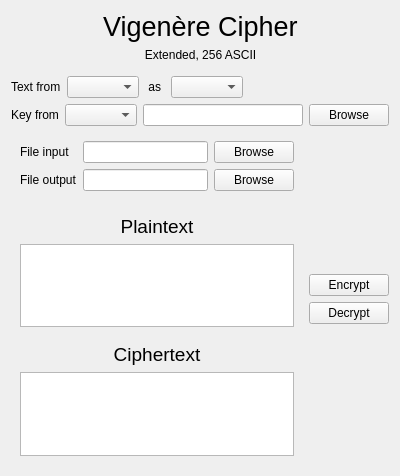
<?xml version="1.0" encoding="UTF-8"?>
<ui version="4.0">
 <class>Vigenere256AsciiWidget</class>
 <widget class="QWidget" name="Vigenere256AsciiWidget">
  <property name="geometry">
   <rect>
    <x>0</x>
    <y>0</y>
    <width>400</width>
    <height>476</height>
   </rect>
  </property>
  <property name="windowTitle">
   <string>Form</string>
  </property>
  <layout class="QVBoxLayout" name="verticalLayout_2">
   <item>
    <layout class="QHBoxLayout" name="horizontalLayout_2">
     <property name="sizeConstraint">
      <enum>QLayout::SetFixedSize</enum>
     </property>
     <property name="bottomMargin">
      <number>8</number>
     </property>
     <item>
      <spacer name="horizontalSpacer">
       <property name="orientation">
        <enum>Qt::Horizontal</enum>
       </property>
       <property name="sizeHint" stdset="0">
        <size>
         <width>40</width>
         <height>20</height>
        </size>
       </property>
      </spacer>
     </item>
     <item>
      <layout class="QVBoxLayout" name="verticalLayout_3">
       <property name="sizeConstraint">
        <enum>QLayout::SetFixedSize</enum>
       </property>
       <item>
        <widget class="QLabel" name="label">
         <property name="sizePolicy">
          <sizepolicy hsizetype="Preferred" vsizetype="Fixed">
           <horstretch>0</horstretch>
           <verstretch>0</verstretch>
          </sizepolicy>
         </property>
         <property name="font">
          <font>
           <pointsize>20</pointsize>
          </font>
         </property>
         <property name="text">
          <string>Vigenère Cipher</string>
         </property>
        </widget>
       </item>
       <item>
        <widget class="QLabel" name="label_2">
         <property name="sizePolicy">
          <sizepolicy hsizetype="Preferred" vsizetype="Fixed">
           <horstretch>0</horstretch>
           <verstretch>0</verstretch>
          </sizepolicy>
         </property>
         <property name="text">
          <string>Extended, 256 ASCII</string>
         </property>
         <property name="alignment">
          <set>Qt::AlignCenter</set>
         </property>
        </widget>
       </item>
      </layout>
     </item>
     <item>
      <spacer name="horizontalSpacer_2">
       <property name="orientation">
        <enum>Qt::Horizontal</enum>
       </property>
       <property name="sizeHint" stdset="0">
        <size>
         <width>40</width>
         <height>20</height>
        </size>
       </property>
      </spacer>
     </item>
    </layout>
   </item>
   <item>
    <layout class="QHBoxLayout" name="horizontalLayout_4">
     <item>
      <widget class="QLabel" name="label_3">
       <property name="sizePolicy">
        <sizepolicy hsizetype="Fixed" vsizetype="Preferred">
         <horstretch>0</horstretch>
         <verstretch>0</verstretch>
        </sizepolicy>
       </property>
       <property name="text">
        <string>Text from</string>
       </property>
      </widget>
     </item>
     <item>
      <widget class="QComboBox" name="sourceComboBox">
       <property name="sizePolicy">
        <sizepolicy hsizetype="Preferred" vsizetype="Preferred">
         <horstretch>0</horstretch>
         <verstretch>0</verstretch>
        </sizepolicy>
       </property>
      </widget>
     </item>
     <item>
      <widget class="QWidget" name="textTypeContainer_2" native="true">
       <layout class="QHBoxLayout" name="textTypeContainer">
        <property name="spacing">
         <number>6</number>
        </property>
        <property name="sizeConstraint">
         <enum>QLayout::SetFixedSize</enum>
        </property>
        <property name="leftMargin">
         <number>0</number>
        </property>
        <property name="topMargin">
         <number>0</number>
        </property>
        <property name="rightMargin">
         <number>0</number>
        </property>
        <property name="bottomMargin">
         <number>0</number>
        </property>
        <item>
         <widget class="QLabel" name="label_6">
          <property name="sizePolicy">
           <sizepolicy hsizetype="Fixed" vsizetype="Preferred">
            <horstretch>0</horstretch>
            <verstretch>0</verstretch>
           </sizepolicy>
          </property>
          <property name="text">
           <string> as </string>
          </property>
         </widget>
        </item>
        <item>
         <widget class="QComboBox" name="textTypeComboBox">
          <property name="sizePolicy">
           <sizepolicy hsizetype="Preferred" vsizetype="Preferred">
            <horstretch>0</horstretch>
            <verstretch>0</verstretch>
           </sizepolicy>
          </property>
         </widget>
        </item>
       </layout>
      </widget>
     </item>
     <item>
      <spacer name="horizontalSpacer_3">
       <property name="orientation">
        <enum>Qt::Horizontal</enum>
       </property>
       <property name="sizeHint" stdset="0">
        <size>
         <width>40</width>
         <height>20</height>
        </size>
       </property>
      </spacer>
     </item>
    </layout>
   </item>
   <item>
    <layout class="QHBoxLayout" name="horizontalLayout_3">
     <item>
      <widget class="QLabel" name="label_9">
       <property name="text">
        <string>Key from</string>
       </property>
      </widget>
     </item>
     <item>
      <widget class="QComboBox" name="keySourceComboBox"/>
     </item>
     <item>
      <widget class="QLineEdit" name="keyTextBox"/>
     </item>
     <item>
      <widget class="QPushButton" name="browseKey">
       <property name="text">
        <string>Browse</string>
       </property>
      </widget>
     </item>
    </layout>
   </item>
   <item>
    <layout class="QHBoxLayout" name="horizontalLayout">
     <item>
      <layout class="QVBoxLayout" name="verticalLayout_4">
       <item>
        <widget class="QWidget" name="fileContainer" native="true">
         <layout class="QGridLayout" name="gridLayout">
          <item row="1" column="2">
           <widget class="QPushButton" name="browseFileOutput">
            <property name="text">
             <string>Browse</string>
            </property>
           </widget>
          </item>
          <item row="1" column="0">
           <widget class="QLabel" name="label_5">
            <property name="text">
             <string>File output</string>
            </property>
           </widget>
          </item>
          <item row="0" column="1">
           <widget class="QLineEdit" name="fileInputText"/>
          </item>
          <item row="0" column="2">
           <widget class="QPushButton" name="browseFileInput">
            <property name="text">
             <string>Browse</string>
            </property>
           </widget>
          </item>
          <item row="0" column="0">
           <widget class="QLabel" name="label_4">
            <property name="text">
             <string>File input</string>
            </property>
           </widget>
          </item>
          <item row="1" column="1">
           <widget class="QLineEdit" name="fileOutputText"/>
          </item>
          <item row="2" column="0">
           <spacer name="verticalSpacer_4">
            <property name="orientation">
             <enum>Qt::Vertical</enum>
            </property>
            <property name="sizeHint" stdset="0">
             <size>
              <width>20</width>
              <height>40</height>
             </size>
            </property>
           </spacer>
          </item>
         </layout>
        </widget>
       </item>
       <item>
        <widget class="QWidget" name="keyboardContainer" native="true">
         <layout class="QVBoxLayout" name="verticalLayout_5">
          <item>
           <widget class="QLabel" name="label_7">
            <property name="font">
             <font>
              <pointsize>14</pointsize>
             </font>
            </property>
            <property name="text">
             <string>Plaintext</string>
            </property>
            <property name="alignment">
             <set>Qt::AlignCenter</set>
            </property>
           </widget>
          </item>
          <item>
           <widget class="QTextEdit" name="plainTextBox"/>
          </item>
          <item>
           <spacer name="verticalSpacer_3">
            <property name="orientation">
             <enum>Qt::Vertical</enum>
            </property>
            <property name="sizeType">
             <enum>QSizePolicy::Fixed</enum>
            </property>
            <property name="sizeHint" stdset="0">
             <size>
              <width>0</width>
              <height>10</height>
             </size>
            </property>
           </spacer>
          </item>
          <item>
           <widget class="QLabel" name="label_8">
            <property name="font">
             <font>
              <pointsize>14</pointsize>
             </font>
            </property>
            <property name="text">
             <string>Ciphertext</string>
            </property>
            <property name="alignment">
             <set>Qt::AlignCenter</set>
            </property>
           </widget>
          </item>
          <item>
           <widget class="QTextEdit" name="cipherTextBox"/>
          </item>
         </layout>
        </widget>
       </item>
      </layout>
     </item>
     <item>
      <layout class="QVBoxLayout" name="verticalLayout">
       <item>
        <spacer name="verticalSpacer">
         <property name="orientation">
          <enum>Qt::Vertical</enum>
         </property>
         <property name="sizeHint" stdset="0">
          <size>
           <width>20</width>
           <height>40</height>
          </size>
         </property>
        </spacer>
       </item>
       <item>
        <widget class="QPushButton" name="encryptButton">
         <property name="sizePolicy">
          <sizepolicy hsizetype="Preferred" vsizetype="Fixed">
           <horstretch>0</horstretch>
           <verstretch>0</verstretch>
          </sizepolicy>
         </property>
         <property name="text">
          <string>Encrypt</string>
         </property>
        </widget>
       </item>
       <item>
        <widget class="QPushButton" name="decryptButton">
         <property name="sizePolicy">
          <sizepolicy hsizetype="Preferred" vsizetype="Fixed">
           <horstretch>0</horstretch>
           <verstretch>0</verstretch>
          </sizepolicy>
         </property>
         <property name="text">
          <string>Decrypt</string>
         </property>
        </widget>
       </item>
       <item>
        <spacer name="verticalSpacer_2">
         <property name="orientation">
          <enum>Qt::Vertical</enum>
         </property>
         <property name="sizeHint" stdset="0">
          <size>
           <width>20</width>
           <height>40</height>
          </size>
         </property>
        </spacer>
       </item>
      </layout>
     </item>
    </layout>
   </item>
  </layout>
 </widget>
 <resources/>
 <connections/>
</ui>
